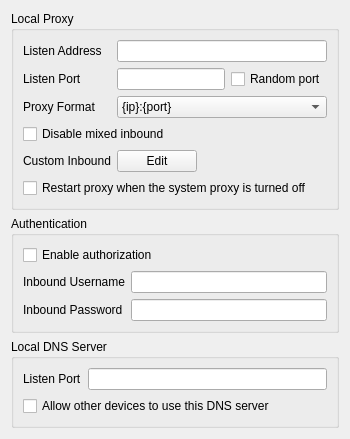
     <widget class="QWidget" name="tab_connection">
      <attribute name="title">
       <string>Connection</string>
      </attribute>
      <layout class="QVBoxLayout" name="verticalLayout_connection">
       <item>
        <widget class="QGroupBox" name="groupBox_5">
         <property name="sizePolicy">
          <sizepolicy hsizetype="Preferred" vsizetype="Preferred">
           <horstretch>0</horstretch>
           <verstretch>0</verstretch>
          </sizepolicy>
         </property>
         <property name="title">
          <string>Local Proxy</string>
         </property>
         <layout class="QGridLayout" name="gridLayout_9">
          <item row="0" column="0">
           <widget class="QLabel" name="label">
            <property name="uiLevel" stdset="0">
             <string notr="true">advanced</string>
            </property>
            <property name="text">
             <string>Listen Address</string>
            </property>
           </widget>
          </item>
          <item row="0" column="1">
           <widget class="QLineEdit" name="inbound_address">
            <property name="uiLevel" stdset="0">
             <string notr="true">advanced</string>
            </property>
           </widget>
          </item>
          <item row="1" column="0">
           <widget class="QLabel" name="inbound_socks_port_l">
            <property name="toolTip">
             <string>Port of the local SOCKS and HTTP proxy.</string>
            </property>
            <property name="text">
             <string>Listen Port</string>
            </property>
           </widget>
          </item>
          <item row="1" column="1">
           <layout class="QHBoxLayout" name="horizontalLayout_listen_port" stretch="1,0">
            <item>
             <widget class="QLineEdit" name="inbound_socks_port">
              <property name="sizePolicy">
               <sizepolicy hsizetype="Preferred" vsizetype="Fixed">
                <horstretch>0</horstretch>
                <verstretch>0</verstretch>
               </sizepolicy>
              </property>
             </widget>
            </item>
            <item>
             <widget class="QCheckBox" name="random_listen_port">
              <property name="uiLevel" stdset="0">
               <string notr="true">advanced</string>
              </property>
              <property name="toolTip">
               <string>&lt;html&gt;&lt;head/&gt;&lt;body&gt;&lt;p&gt;Selects a random available port on every run&lt;/p&gt;&lt;/body&gt;&lt;/html&gt;</string>
              </property>
              <property name="text">
               <string>Random port</string>
              </property>
             </widget>
            </item>
           </layout>
          </item>
          <item row="2" column="0">
           <widget class="QLabel" name="proxy_scheme_l">
            <property name="uiLevel" stdset="0">
             <string notr="true">advanced</string>
            </property>
            <property name="text">
             <string>Proxy Format</string>
            </property>
           </widget>
          </item>
          <item row="2" column="1">
           <widget class="QComboBox" name="proxy_scheme">
            <property name="uiLevel" stdset="0">
             <string notr="true">advanced</string>
            </property>
            <item>
             <property name="text">
              <string notr="true">{ip}:{port}</string>
             </property>
            </item>
            <item>
             <property name="text">
              <string notr="true">http://{ip}:{port}</string>
             </property>
            </item>
            <item>
             <property name="text">
              <string notr="true">socks={ip}:{port}</string>
             </property>
            </item>
           </widget>
          </item>
          <item row="3" column="0" colspan="2">
           <widget class="QCheckBox" name="disable_mixed_inbound">
            <property name="uiLevel" stdset="0">
             <string notr="true">advanced</string>
            </property>
            <property name="text">
             <string>Disable mixed inbound</string>
            </property>
           </widget>
          </item>
          <item row="4" column="0">
           <widget class="QLabel" name="label_11">
            <property name="uiLevel" stdset="0">
             <string notr="true">advanced</string>
            </property>
            <property name="text">
             <string>Custom Inbound</string>
            </property>
           </widget>
          </item>
          <item row="4" column="1">
           <layout class="QHBoxLayout" name="horizontalLayout_custom_inbound">
            <item>
             <widget class="QPushButton" name="custom_inbound_edit">
              <property name="uiLevel" stdset="0">
               <string notr="true">advanced</string>
              </property>
              <property name="text">
               <string>Edit</string>
              </property>
             </widget>
            </item>
            <item>
             <spacer name="horizontalSpacer_custom_inbound">
              <property name="orientation">
               <enum>Qt::Orientation::Horizontal</enum>
              </property>
              <property name="sizeHint" stdset="0">
               <size>
                <width>40</width>
                <height>20</height>
               </size>
              </property>
             </spacer>
            </item>
           </layout>
          </item>
          <item row="5" column="0" colspan="2">
           <widget class="QCheckBox" name="reset_proxy_on_disable_sp">
            <property name="uiLevel" stdset="0">
             <string notr="true">advanced</string>
            </property>
            <property name="text">
             <string>Restart proxy when the system proxy is turned off</string>
            </property>
           </widget>
          </item>
         </layout>
        </widget>
       </item>
       <item>
        <widget class="QGroupBox" name="auth_box">
         <property name="uiLevel" stdset="0">
          <string notr="true">advanced</string>
         </property>
         <property name="title">
          <string>Authentication</string>
         </property>
         <layout class="QGridLayout" name="gridLayout_auth">
          <item row="0" column="0" colspan="2">
           <widget class="QCheckBox" name="inbound_auth">
            <property name="uiLevel" stdset="0">
             <string notr="true">advanced</string>
            </property>
            <property name="text">
             <string>Enable authorization</string>
            </property>
           </widget>
          </item>
          <item row="1" column="0">
           <widget class="QLabel" name="inbound_user_l">
            <property name="uiLevel" stdset="0">
             <string notr="true">advanced</string>
            </property>
            <property name="text">
             <string>Inbound Username</string>
            </property>
           </widget>
          </item>
          <item row="1" column="1">
           <widget class="QLineEdit" name="inbound_user">
            <property name="uiLevel" stdset="0">
             <string notr="true">advanced</string>
            </property>
           </widget>
          </item>
          <item row="2" column="0">
           <widget class="QLabel" name="inbound_pass_l">
            <property name="uiLevel" stdset="0">
             <string notr="true">advanced</string>
            </property>
            <property name="text">
             <string>Inbound Password</string>
            </property>
           </widget>
          </item>
          <item row="2" column="1">
           <widget class="QLineEdit" name="inbound_pass">
            <property name="uiLevel" stdset="0">
             <string notr="true">advanced</string>
            </property>
           </widget>
          </item>
         </layout>
        </widget>
       </item>
       <item>
        <widget class="QGroupBox" name="dns_server_box">
         <property name="uiLevel" stdset="0">
          <string notr="true">advanced</string>
         </property>
         <property name="title">
          <string>Local DNS Server</string>
         </property>
         <layout class="QGridLayout" name="gridLayout_dns_server">
          <item row="0" column="0">
           <widget class="QLabel" name="label_29">
            <property name="toolTip">
             <string>Port of the local DNS server.</string>
            </property>
            <property name="text">
             <string>Listen Port</string>
            </property>
           </widget>
          </item>
          <item row="0" column="1">
           <widget class="QLineEdit" name="dns_in_port"/>
          </item>
          <item row="1" column="0" colspan="2">
           <widget class="QCheckBox" name="dns_in_lan">
            <property name="toolTip">
             <string>Let other devices on your network use this DNS server.</string>
            </property>
            <property name="text">
             <string>Allow other devices to use this DNS server</string>
            </property>
           </widget>
          </item>
         </layout>
        </widget>
       </item>
       <item>
        <spacer name="verticalSpacer_connection">
         <property name="orientation">
          <enum>Qt::Orientation::Vertical</enum>
         </property>
         <property name="sizeHint" stdset="0">
          <size>
           <width>20</width>
           <height>0</height>
          </size>
         </property>
        </spacer>
       </item>
      </layout>
     </widget>
